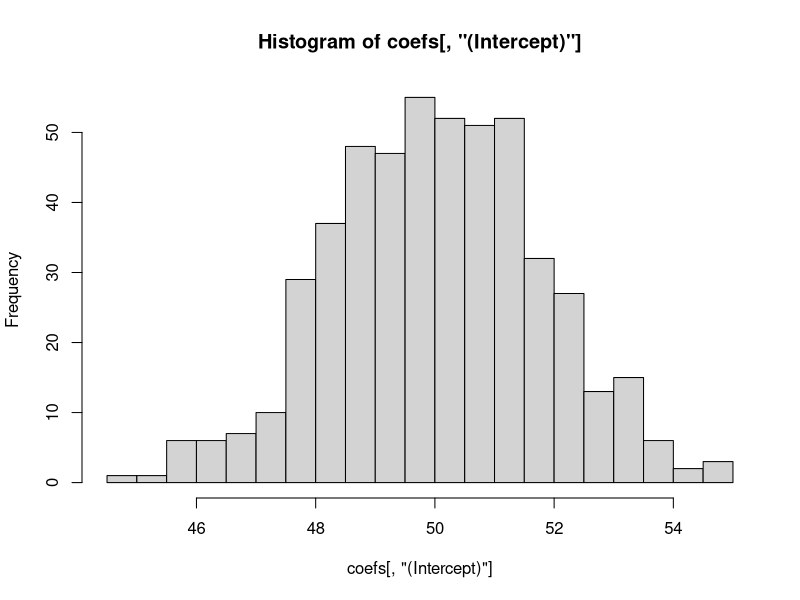
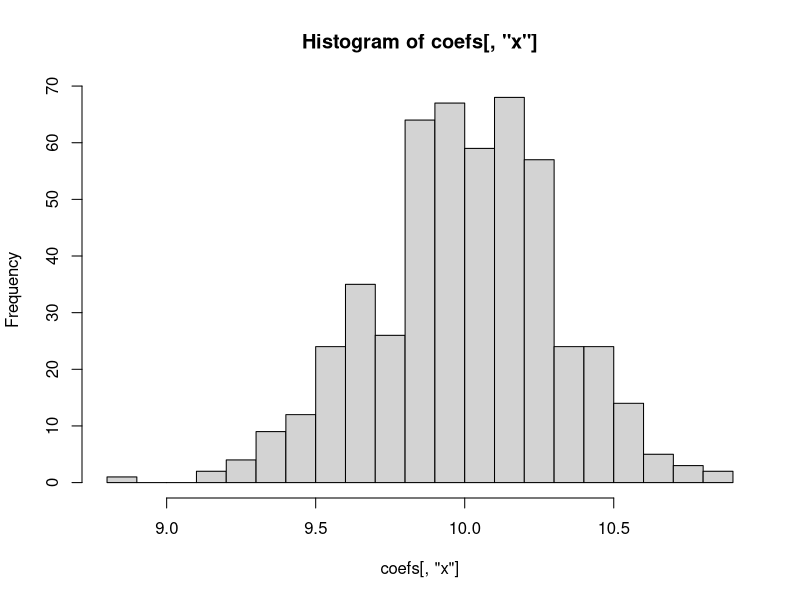
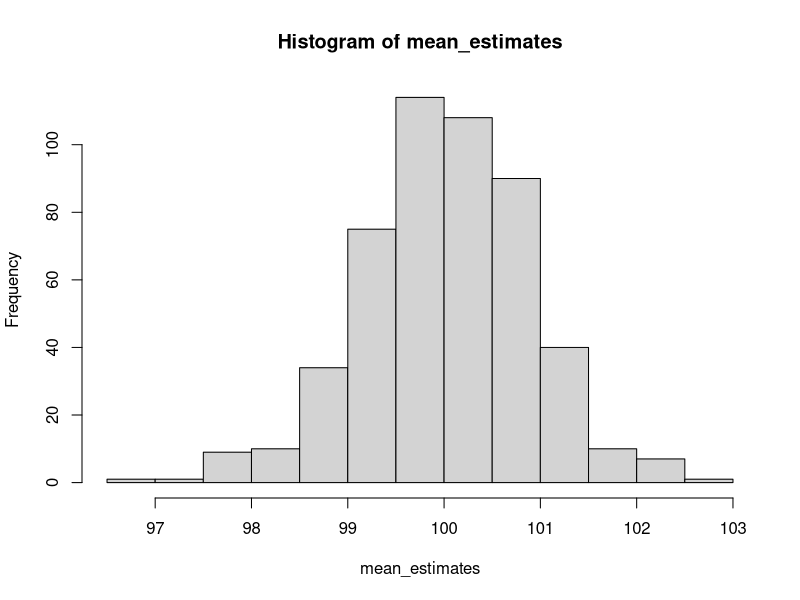

Here is the R script that generated these plots, in order:
# MPV, Exercise 2.23

m <- 500
n <- 20

coefs <- c()
mean_estimates <- c()
slope.confints <- c()
mean.confints <- c()

for (i in seq(m)) {
  x <- seq(.5, 10, .5)
  eps <- rnorm(length(x), mean = 0, sd = 4)
  y <- 50 + 10 * x + eps
  model <- lm(y ~ x)
  
  coefs <- rbind(coefs, model$coefficients)
  
  mean_estimates <- rbind(mean_estimates, predict(model, data.frame("x" = 5)))
  
  slope.confints <- rbind(slope.confints, confint(model)["x",])
  
  mean.confint <- predict(model, data.frame("x" = c(5)), interval = "confidence", evel = 0.95)
  mean.confints <- rbind(mean.confints, mean.confint)
}

#a
hist(coefs[, "(Intercept)"], 20)
hist(coefs[, "x"], 20)

#b
hist(mean_estimates, 20)

#c
sum((slope.confints[, "2.5 %"] < 10) & (slope.confints[, "97.5 %"] > 10)) / m

#d
sum((mean.confints[, "lwr"] < 100) & (mean.confints[, "upr"] > 100)) / m

